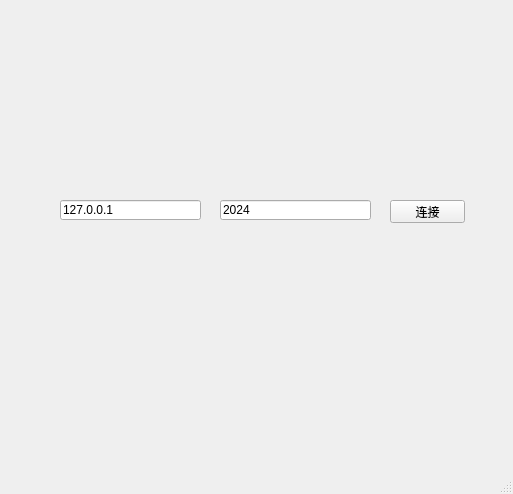
<?xml version="1.0" encoding="UTF-8"?>
<ui version="4.0">
 <class>connectMainWindow</class>
 <widget class="QMainWindow" name="connectMainWindow">
  <property name="geometry">
   <rect>
    <x>0</x>
    <y>0</y>
    <width>513</width>
    <height>494</height>
   </rect>
  </property>
  <property name="windowTitle">
   <string>MainWindow</string>
  </property>
  <widget class="QWidget" name="centralwidget">
   <widget class="QLineEdit" name="iplineEdit">
    <property name="geometry">
     <rect>
      <x>60</x>
      <y>200</y>
      <width>141</width>
      <height>20</height>
     </rect>
    </property>
    <property name="text">
     <string>127.0.0.1</string>
    </property>
    <property name="placeholderText">
     <string>请输入IP地址</string>
    </property>
   </widget>
   <widget class="QLineEdit" name="addresslineEdit">
    <property name="geometry">
     <rect>
      <x>220</x>
      <y>200</y>
      <width>151</width>
      <height>20</height>
     </rect>
    </property>
    <property name="text">
     <string>2024</string>
    </property>
    <property name="placeholderText">
     <string>请输入端口号</string>
    </property>
   </widget>
   <widget class="QPushButton" name="pushButton">
    <property name="geometry">
     <rect>
      <x>390</x>
      <y>200</y>
      <width>75</width>
      <height>23</height>
     </rect>
    </property>
    <property name="text">
     <string>连接</string>
    </property>
   </widget>
  </widget>
  <widget class="QMenuBar" name="menubar">
   <property name="geometry">
    <rect>
     <x>0</x>
     <y>0</y>
     <width>513</width>
     <height>23</height>
    </rect>
   </property>
  </widget>
  <widget class="QStatusBar" name="statusbar"/>
 </widget>
 <resources/>
 <connections/>
</ui>
